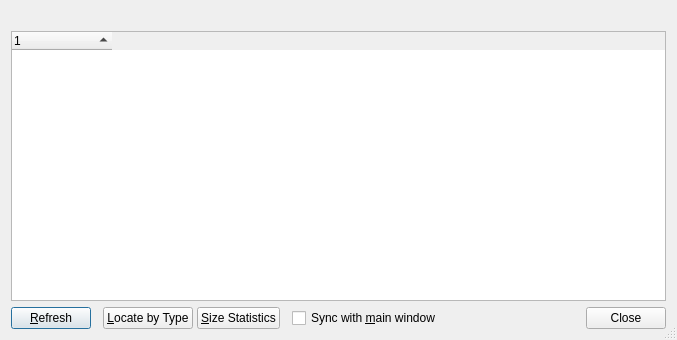
<?xml version="1.0" encoding="UTF-8"?>
<ui version="4.0">
 <class>FileTypeStatsWindow</class>
 <widget class="QDialog" name="FileTypeStatsWindow">
  <property name="geometry">
   <rect>
    <x>0</x>
    <y>0</y>
    <width>677</width>
    <height>340</height>
   </rect>
  </property>
  <property name="windowTitle">
   <string>File Type Statistics</string>
  </property>
  <property name="sizeGripEnabled">
   <bool>true</bool>
  </property>
  <layout class="QVBoxLayout" name="verticalLayout">
   <item>
    <widget class="QLabel" name="headingLabel">
     <property name="sizePolicy">
      <sizepolicy hsizetype="Ignored" vsizetype="Preferred">
       <horstretch>0</horstretch>
       <verstretch>0</verstretch>
      </sizepolicy>
     </property>
     <property name="font">
      <font>
       <weight>75</weight>
       <bold>true</bold>
      </font>
     </property>
     <property name="textFormat">
      <enum>Qt::PlainText</enum>
     </property>
    </widget>
   </item>
   <item>
    <widget class="QTreeWidget" name="treeWidget">
     <property name="contextMenuPolicy">
      <enum>Qt::CustomContextMenu</enum>
     </property>
     <property name="uniformRowHeights">
      <bool>true</bool>
     </property>
     <property name="sortingEnabled">
      <bool>true</bool>
     </property>
     <property name="expandsOnDoubleClick">
      <bool>false</bool>
     </property>
     <attribute name="headerStretchLastSection">
      <bool>false</bool>
     </attribute>
     <column>
      <property name="text">
       <string notr="true">1</string>
      </property>
     </column>
    </widget>
   </item>
   <item>
    <layout class="QHBoxLayout" name="horizontalLayout_2">
     <property name="spacing">
      <number>12</number>
     </property>
     <item>
      <widget class="QPushButton" name="refreshButton">
       <property name="toolTip">
        <string>Update the statistics for the same url</string>
       </property>
       <property name="text">
        <string>&amp;Refresh</string>
       </property>
      </widget>
     </item>
     <item>
      <layout class="QHBoxLayout" name="horizontalLayout">
       <property name="spacing">
        <number>4</number>
       </property>
       <item>
        <widget class="QPushButton" name="locateButton">
         <property name="toolTip">
          <string>Show a list of directories containing files with this type and suffix</string>
         </property>
         <property name="text">
          <string>&amp;Locate by Type</string>
         </property>
        </widget>
       </item>
       <item>
        <widget class="QPushButton" name="sizeStatsButton">
         <property name="toolTip">
          <string>Show a size statistics window for the currently-selected type and suffix</string>
         </property>
         <property name="text">
          <string>&amp;Size Statistics</string>
         </property>
        </widget>
       </item>
      </layout>
     </item>
     <item>
      <widget class="QCheckBox" name="syncCheckBox">
       <property name="toolTip">
        <string>&lt;p style='white-space:pre'&gt;If checked: when a different directory is selected in the main&lt;br/&gt;window, the content of this window is automatically updated&lt;/p&gt;</string>
       </property>
       <property name="text">
        <string>Sync with &amp;main window</string>
       </property>
      </widget>
     </item>
     <item>
      <widget class="QDialogButtonBox" name="buttonBox">
       <property name="standardButtons">
        <set>QDialogButtonBox::Close</set>
       </property>
      </widget>
     </item>
    </layout>
   </item>
  </layout>
  <action name="actionLocate">
   <property name="icon">
    <iconset resource="icons.qrc">
     <normaloff>:/icons/magnifier-left.png</normaloff>:/icons/magnifier-left.png</iconset>
   </property>
   <property name="text">
    <string>&amp;Locate</string>
   </property>
   <property name="shortcut">
    <string>Enter</string>
   </property>
  </action>
  <action name="actionSizeStats">
   <property name="text">
    <string>Si&amp;ze Statistics</string>
   </property>
   <property name="shortcut">
    <string>F2</string>
   </property>
  </action>
  <action name="actionRefresh">
   <property name="text">
    <string>&amp;Refresh</string>
   </property>
   <property name="shortcut">
    <string>Ctrl+R</string>
   </property>
  </action>
 </widget>
 <resources>
  <include location="icons.qrc"/>
 </resources>
 <connections>
  <connection>
   <sender>buttonBox</sender>
   <signal>rejected()</signal>
   <receiver>FileTypeStatsWindow</receiver>
   <slot>close()</slot>
   <hints>
    <hint type="sourcelabel">
     <x>528</x>
     <y>316</y>
    </hint>
    <hint type="destinationlabel">
     <x>199</x>
     <y>149</y>
    </hint>
   </hints>
  </connection>
  <connection>
   <sender>actionSizeStats</sender>
   <signal>triggered()</signal>
   <receiver>sizeStatsButton</receiver>
   <slot>click()</slot>
   <hints>
    <hint type="sourcelabel">
     <x>-1</x>
     <y>-1</y>
    </hint>
    <hint type="destinationlabel">
     <x>266</x>
     <y>316</y>
    </hint>
   </hints>
  </connection>
  <connection>
   <sender>actionRefresh</sender>
   <signal>triggered()</signal>
   <receiver>refreshButton</receiver>
   <slot>click()</slot>
   <hints>
    <hint type="sourcelabel">
     <x>-1</x>
     <y>-1</y>
    </hint>
    <hint type="destinationlabel">
     <x>51</x>
     <y>316</y>
    </hint>
   </hints>
  </connection>
 </connections>
</ui>
